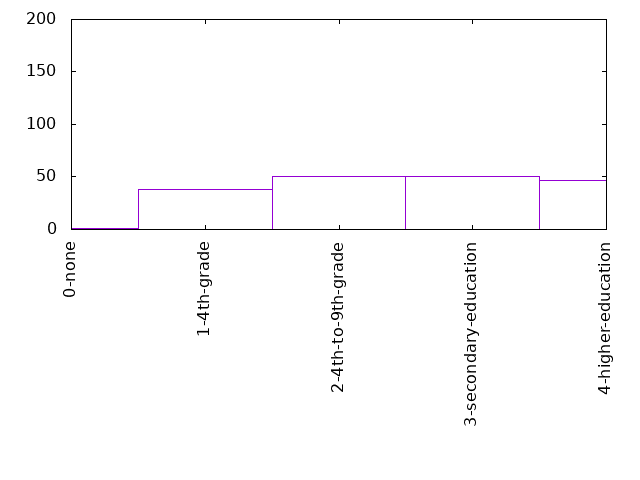

gnuplot code for this plot:
set term png
set out "0-10Medu.png"
set key off
set xtics rotate
set yrange[0:200]

plot '0-10Medu.dat' using 1:xticlabel(2) with boxes
